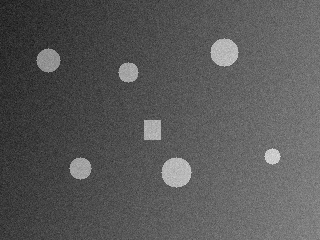
#> input picture labs/samples/01_objects_uneven_light.png, 320 x 240 px
$ python lab02_equalization.py --image samples/01_objects_uneven_light.png
#> lines starting #> are read from the running program, lines starting #| are printed output that depends on the picture
### labs/common.py
"""Общие утилиты: ввод, шум, метрики, тестовые изображения, графики."""
import argparse
import os
import time

import cv2
import matplotlib
import numpy as np

matplotlib.use("Agg")
import matplotlib.pyplot as plt  # noqa: E402


def load(path, color=False):
    """Загрузить изображение (ошибка, если файла нет или он не читается)."""
    if not os.path.isfile(path):
        raise FileNotFoundError(f"Файл не найден: {path}")
    img = cv2.imread(path, cv2.IMREAD_COLOR if color else cv2.IMREAD_GRAYSCALE)
    if img is None:
        raise ValueError(f"Не удалось прочитать: {path}")
    return img


def check(img):
    """Проверить, что вход -- непустое 2D-изображение uint8."""
    if not isinstance(img, np.ndarray) or img.ndim != 2 or img.size == 0 or img.dtype != np.uint8:
        raise ValueError("Нужно непустое 2D-изображение uint8")


def parse(doc, extra=()):
    """Аргументы: --image (иначе демо), --out; extra -- список (имя, kwargs)."""
    p = argparse.ArgumentParser(description=doc)
    p.add_argument("--image", help="путь к изображению (иначе демо-данные)")
    p.add_argument("--out", default="out", help="папка для графиков")
    for name, kw in extra:
        p.add_argument(name, **kw)
    return p.parse_args()


def ms(func, *args, repeat=3):
    """Лучшее время func(*args) в миллисекундах."""
    best = float("inf")
    for _ in range(repeat):
        t0 = time.perf_counter()
        func(*args)
        best = min(best, time.perf_counter() - t0)
    return best * 1e3


# [19 lines left out: functions psnr, iou, f1, not called in this run]


def gauss(img, sigma, seed=0):
    """Гауссов шум N(0, sigma^2) с насыщением."""
    noisy = img + np.random.default_rng(seed).normal(0, sigma, img.shape)
    return np.clip(np.rint(noisy), 0, 255).astype(np.uint8)


# [7 lines left out: function salt_pepper, not called in this run]


def windows(img, k):
    """Окна k x k вокруг каждого пикселя, форма (H, W, k, k); края -- reflect."""
    return np.lib.stride_tricks.sliding_window_view(np.pad(img, k // 2, mode="reflect"), (k, k))


# [39 lines left out: functions demo_objects, demo_lines, demo_text, demo_regions, not called in this run]


def grid(items, out, name, ncols=3):
    """Сохранить subplot из пар (изображение, заголовок); 3 канала = BGR."""
    nrows = -(-len(items) // ncols)
    fig, axes = plt.subplots(nrows, ncols, figsize=(3.2 * ncols, 3.2 * nrows), squeeze=False)
    for ax in axes.ravel():
        ax.axis("off")
    for ax, (img, title) in zip(axes.ravel(), items):
        img = img.astype(np.uint8) * 255 if img.dtype == bool else img
        ax.imshow(cv2.cvtColor(img, cv2.COLOR_BGR2RGB) if img.ndim == 3 else img,
                  cmap="gray", vmin=0, vmax=255 if img.dtype == np.uint8 else None)
        ax.set_title(title, fontsize=9)
    save(fig, out, name)


def plot(curves, out, name):
    """Сохранить график кривых {подпись: массив}."""
    fig, ax = plt.subplots(figsize=(7, 3))
    for label, y in curves.items():
        ax.plot(y, label=label)
    ax.legend()
    save(fig, out, name)


def save(fig, out, name):
    """Сохранить фигуру в out/name и закрыть."""
    os.makedirs(out, exist_ok=True)
    fig.tight_layout()
    fig.savefig(os.path.join(out, name), dpi=100)
    plt.close(fig)

### labs/lab01_normalization.py
"""Лаба 1. Яркостная нормализация: LUT[i] = 255 * (i - Imin) / (Imax - Imin)."""
import cv2
import numpy as np

import common


def make_lut(lo, hi):
    """LUT растяжения [lo, hi] -> [0, 255]; при hi <= lo -- тождественная."""
    if hi <= lo:
        return np.arange(256, dtype=np.uint8)
    # float64: (i - lo) * 255 в uint8 переполнилось бы; rint, а не усечение
    return np.clip(np.rint(255.0 * (np.arange(256) - lo) / (hi - lo)), 0, 255).astype(np.uint8)


def normalize(gray, lo=None, hi=None):
    """Нормализация по min/max изображения (или заданным lo, hi)."""
    common.check(gray)
    lo = gray.min() if lo is None else lo
    hi = gray.max() if hi is None else hi
    return make_lut(int(lo), int(hi))[gray]


# [30 lines left out: functions normalize_robust, normalize_color, main, not called in this run]


# [2 lines that do not run on import are left out]

### labs/lab02_equalization.py
"""Лаба 2. Эквализация: LUT[i] = 255 * SUM(Hist, Imin, i) / SUM(Hist, Imin, Imax) (CDF)."""
import cv2
import numpy as np

import common
from lab01_normalization import normalize


def equalize(gray, opencv_style=False):
    """Эквализация через LUT. opencv_style: самый тёмный пиксель -> ровно 0."""
    common.check(gray)
    cdf = np.cumsum(np.bincount(gray.ravel(), minlength=256)).astype(float)
    lo = cdf[gray.min()] if opencv_style else 0.0  # CDF в Imin = число пикселей на Imin
    if gray.min() == gray.max():
        return gray.copy()
    lut = 255.0 * (cdf - lo) / (cdf[-1] - lo)
    return np.clip(np.rint(lut), 0, 255).astype(np.uint8)[gray]


def main():
    args = common.parse(__doc__)
    gray = common.load(args.image) if args.image else (common.demo_objects()[0] * 0.35 + 60).astype(np.uint8)
#> in load, img is the input picture: shape (240, 320); min 20, max 223, mean 88.4
    eq = equalize(gray)
#> in equalize, `cdf = np.cumsum(np.bincount(gray.ravel(), minlength=256)).astype(float)`: cdf = 256 values from 0 to 76800
#> in equalize, `lo = cdf[gray.min()] if opencv_style else 0.0`: lo = 0
#> in equalize, `lut = 255.0 * (cdf - lo) / (cdf[-1] - lo)`: lut = 256 values from 0 to 255
#> in equalize, `return np.clip(np.rint(lut), 0, 255).astype(np.uint8)[gray]`:
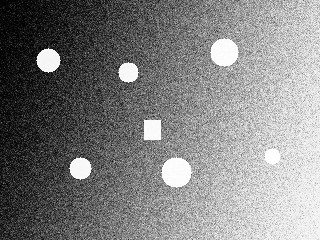
#> returned value: shape (240, 320); min 0, max 255, mean 128.9
    ref = cv2.equalizeHist(gray)
    print("max|diff| (вариант OpenCV) с cv2.equalizeHist:", np.abs(equalize(gray, True).astype(int) - ref).max())
#| max|diff| (вариант OpenCV) с cv2.equalizeHist: 0
    print(f"std: исходное {gray.std():.1f}, нормализация {normalize(gray).std():.1f}, эквализация {eq.std():.1f}")
#> in normalize, `lo = gray.min() if lo is None else lo`: lo = 20
#> in normalize, `hi = gray.max() if hi is None else hi`: hi = 223
#| std: исходное 28.2, нормализация 35.5, эквализация 73.5
    print(f"время: наш {common.ms(equalize, gray):.3f} мс, cv2 {common.ms(cv2.equalizeHist, gray):.3f} мс")
#| время: наш 1.249 мс, cv2 0.160 мс
    noisy = common.gauss(gray, 6)
    clahe = cv2.createCLAHE(2.0, (8, 8)).apply(noisy)
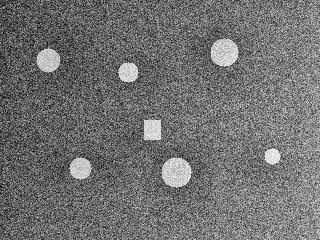
#> clahe: shape (240, 320); min 1, max 249, mean 113
    print(f"усиление шума: std(eq(шум) - eq(чистое)) = {(equalize(noisy).astype(float) - eq).std():.1f}")
#> in equalize (call 6), `cdf = np.cumsum(np.bincount(gray.ravel(), minlength=256)).astype(float)`: cdf = 256 values from 1 to 76800
#> in equalize (call 6), `lut = 255.0 * (cdf - lo) / (cdf[-1] - lo)`: lut = 256 values from 0.00332 to 255
#> in equalize (call 6), `return np.clip(np.rint(lut), 0, 255).astype(np.uint8)[gray]`:
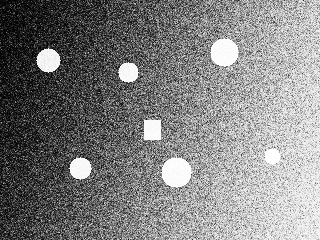
#> returned value: shape (240, 320); min 0, max 255, mean 128.8
#| усиление шума: std(eq(шум) - eq(чистое)) = 15.6
    common.grid([(gray, "исходное"), (eq, "эквализация"), (equalize(noisy), "эквализация + шум"),
                 (clahe, "CLAHE + шум")], args.out, "lab02.png", 4)
#> in grid, `nrows = -(-len(items) // ncols)`: nrows = 1
#> the loop in grid, `for ax in axes.ravel():` made 4 passes
#> the loop in grid, `for ax, (img, title) in zip(axes.ravel(), items):` made 4 passes
#> title on passes 1 to 4: 'исходное', 'эквализация', 'эквализация + шум', 'CLAHE + шум'
#> in save, `fig.savefig(os.path.join(out, name), dpi=100)`:
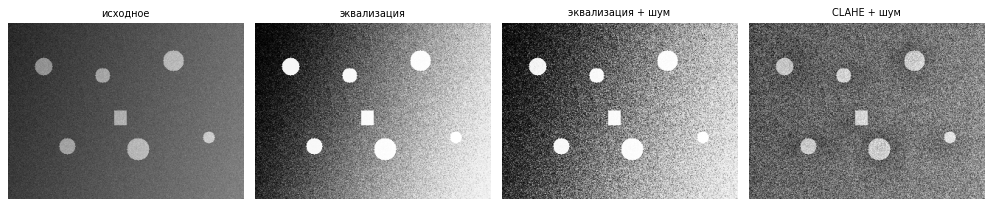
#> figure drawn by matplotlib, 4 panels
    cdf = lambda g: np.cumsum(np.bincount(g.ravel(), minlength=256)) / g.size  # noqa: E731
    common.plot({"CDF исходного": cdf(gray), "CDF после эквализации": cdf(eq)}, args.out, "lab02_cdf.png")
#> the loop in plot, `for label, y in curves.items():` made 2 passes
#> call 2 of save, with out = 'out', name = 'lab02_cdf.png'
#> in save (call 2), `fig.savefig(os.path.join(out, name), dpi=100)`:
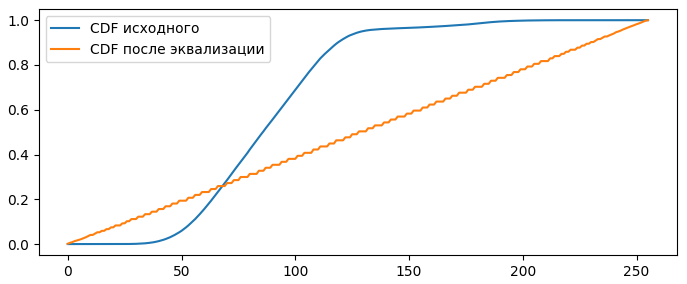
#> figure drawn by matplotlib, 1 panel; curve peaks at x = 223, y = 1; curve peaks at x = 255, y = 1


if __name__ == "__main__":
    main()

$ run again, on labs/samples/07_three_regions.png
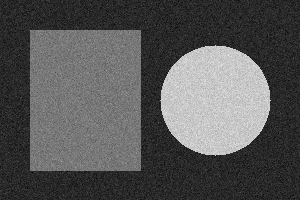
#> input picture labs/samples/07_three_regions.png, 300 x 200 px
#> in load, img is the input picture: shape (200, 300); min 0, max 236, mean 86.1
#> cdf = 256 values from 1 to 60000
#> in equalize, `lo = cdf[gray.min()] if opencv_style else 0.0`: lo = 0
#> lut = 256 values from 0.00425 to 255
#| max|diff| (вариант OpenCV) с cv2.equalizeHist: 0
#> in normalize, `lo = gray.min() if lo is None else lo`: lo = 0
#> hi = 236
#| std: исходное 60.7, нормализация 65.6, эквализация 73.1
#| время: наш 1.258 мс, cv2 0.130 мс
#> in main, `clahe = cv2.createCLAHE(2.0, (8, 8)).apply(noisy)`:
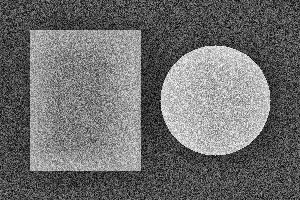
#> clahe: shape (200, 300); min 1, max 255, mean 109.1
#| усиление шума: std(eq(шум) - eq(чистое)) = 0.8
#> nrows = 1
#> the loop in grid, `for ax in axes.ravel():` made 4 passes
#> the loop in grid, `for ax, (img, title) in zip(axes.ravel(), items):` made 4 passes
#> title on passes 1 to 4: 'исходное', 'эквализация', 'эквализация + шум', 'CLAHE + шум'
#> the loop in plot, `for label, y in curves.items():` made 2 passes
#> in save (call 2), `fig.savefig(os.path.join(out, name), dpi=100)`:
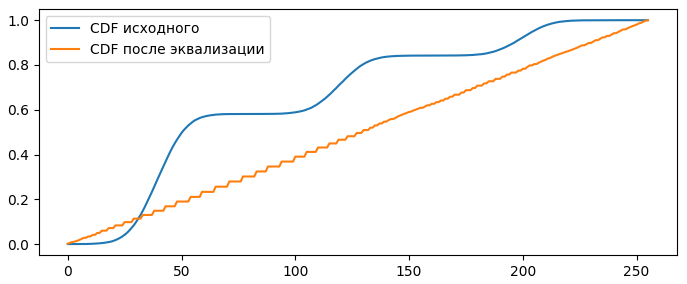
#> figure drawn by matplotlib, 1 panel; curve peaks at x = 236, y = 1; curve peaks at x = 255, y = 1
